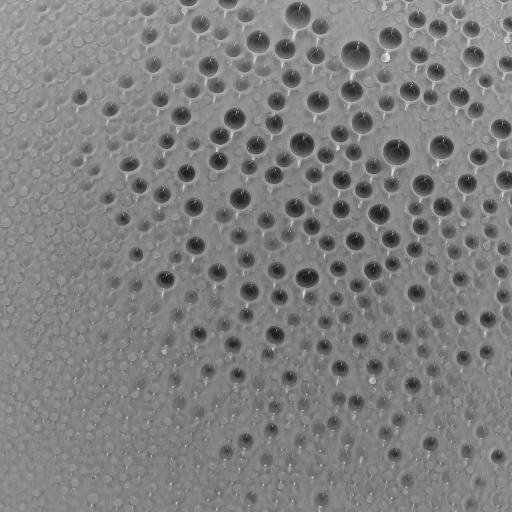
#> input picture data/inputs/MONOCHROME/real_wetting_photo.png, 512 x 512 px, found by its file name
$ python process_images_real.py
#> lines starting #> are read from the running program, lines starting #| are printed output that depends on the picture
import cv2
import json
import os
import numpy as np
import os
from tqdm import tqdm

# --- Input image locations ---
BASE_DIR = os.path.dirname(os.path.abspath(__file__))
IMAGE_PATH = os.path.join(BASE_DIR, "..", "data", "raw", "real_world_test_image", "real_wetting_photo.png")

# --- Output locations ---
OUTPUT_DIR = os.path.join(BASE_DIR, "..", "data", "real_image_crops")
IMAGE_BASE_NAME = "droplet_crop"

# --- Cropping Logic ---
CROP_WIDTH = 60
CROP_HEIGHT = 60
X_OFFSET = 180
Y_OFFSET = 460
DX_RANGE = range(0, 361, 5)
DY_RANGE = range(0, 361, 5)
DRAW_POINTS = False
CENTER_COLOR = (0, 0, 255)
CENTER_RADIUS = 2
THICKNESS = -1

def process_data():
    """
    Loads a full render and droplet positions, then crops images and
    creates a PyTorch-ready labels file.
    """
    # --- Load Inputs ---
    print(f"Loading full render from: {IMAGE_PATH}")
    full_image = cv2.imread(IMAGE_PATH)
#> full_image is the input picture: shape (512, 512, 3); min 26, max 230, mean 127.6
    if full_image is None:
        print(f"Error: Could not load image at {IMAGE_PATH}")
        return

    # --- Output setup ---
    output_images_dir = os.path.join(OUTPUT_DIR, "images")
    os.makedirs(output_images_dir, exist_ok=True)
    print(f"Saving cropped images to: {output_images_dir}")

    # --- Loop for crops ---
    for dy in tqdm(DY_RANGE, desc="Processing Rows"):
        for dx in DX_RANGE:
            # --- Define the crop window in full image coordinates ---
            x_start = X_OFFSET + dx
            y_start = Y_OFFSET + dy
            x_end = x_start + CROP_WIDTH
            y_end = y_start + CROP_HEIGHT

            # --- Crop the image using numpy slicing ---
            cropped_image = full_image[y_start:y_end, x_start:x_end]

            # --- Save the cropped image ---
            output_filename = f"{IMAGE_BASE_NAME}_{dx}_{dy}.png"
            output_path = os.path.join(output_images_dir, output_filename)
            cv2.imwrite(output_path, cropped_image)
#> this loop made 73 passes
#> pass 1, in process_data, `cv2.imwrite(output_path, cropped_image)`:
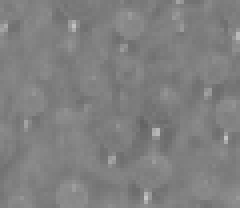
#> saved as droplet_crop_0_0.png: shape (52, 60, 3) (shown 4 times larger); min 99, max 196, mean 127.6
#> pass 1, in process_data, `cv2.imwrite(output_path, cropped_image)`:
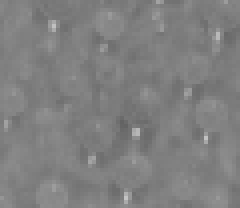
#> saved as droplet_crop_5_0.png: shape (52, 60, 3) (shown 4 times larger); min 99, max 196, mean 127.5
#> pass 1, in process_data, `cv2.imwrite(output_path, cropped_image)`:
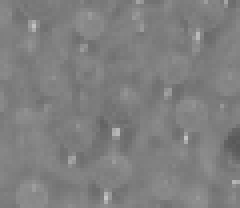
#> saved as droplet_crop_10_0.png: shape (52, 60, 3) (shown 4 times larger); min 89, max 196, mean 127
#> pass 1, in process_data, `cv2.imwrite(output_path, cropped_image)`:
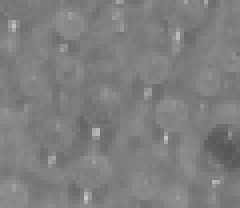
#> saved as droplet_crop_15_0.png: shape (52, 60, 3) (shown 4 times larger); min 86, max 196, mean 126.4

    print("Processing complete!")


if __name__ == "__main__":
    process_data()
